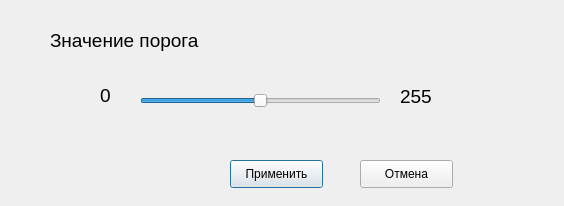
<?xml version="1.0" encoding="UTF-8"?>
<ui version="4.0">
 <class>FormBinarization</class>
 <widget class="QDialog" name="FormBinarization">
  <property name="geometry">
   <rect>
    <x>0</x>
    <y>0</y>
    <width>564</width>
    <height>206</height>
   </rect>
  </property>
  <property name="windowTitle">
   <string>Бинаризация</string>
  </property>
  <widget class="QSlider" name="horizontalSlider">
   <property name="geometry">
    <rect>
     <x>140</x>
     <y>80</y>
     <width>241</width>
     <height>41</height>
    </rect>
   </property>
   <property name="maximum">
    <number>255</number>
   </property>
   <property name="value">
    <number>127</number>
   </property>
   <property name="orientation">
    <enum>Qt::Horizontal</enum>
   </property>
  </widget>
  <widget class="QLabel" name="label">
   <property name="geometry">
    <rect>
     <x>100</x>
     <y>80</y>
     <width>21</width>
     <height>31</height>
    </rect>
   </property>
   <property name="font">
    <font>
     <pointsize>14</pointsize>
    </font>
   </property>
   <property name="text">
    <string>0</string>
   </property>
  </widget>
  <widget class="QLabel" name="label_2">
   <property name="geometry">
    <rect>
     <x>400</x>
     <y>86</y>
     <width>51</width>
     <height>21</height>
    </rect>
   </property>
   <property name="font">
    <font>
     <pointsize>14</pointsize>
    </font>
   </property>
   <property name="text">
    <string>255</string>
   </property>
  </widget>
  <widget class="QLabel" name="label_3">
   <property name="geometry">
    <rect>
     <x>50</x>
     <y>25</y>
     <width>191</width>
     <height>31</height>
    </rect>
   </property>
   <property name="font">
    <font>
     <pointsize>14</pointsize>
    </font>
   </property>
   <property name="text">
    <string>Значение порога</string>
   </property>
  </widget>
  <widget class="QLabel" name="label_4">
   <property name="enabled">
    <bool>false</bool>
   </property>
   <property name="geometry">
    <rect>
     <x>70</x>
     <y>210</y>
     <width>53</width>
     <height>16</height>
    </rect>
   </property>
   <property name="text">
    <string>TextLabel</string>
   </property>
  </widget>
  <widget class="QPushButton" name="pushButton">
   <property name="geometry">
    <rect>
     <x>230</x>
     <y>160</y>
     <width>93</width>
     <height>28</height>
    </rect>
   </property>
   <property name="text">
    <string>Применить</string>
   </property>
  </widget>
  <widget class="QPushButton" name="pushButton_2">
   <property name="geometry">
    <rect>
     <x>360</x>
     <y>160</y>
     <width>93</width>
     <height>28</height>
    </rect>
   </property>
   <property name="text">
    <string>Отмена</string>
   </property>
  </widget>
 </widget>
 <resources/>
 <connections/>
</ui>
